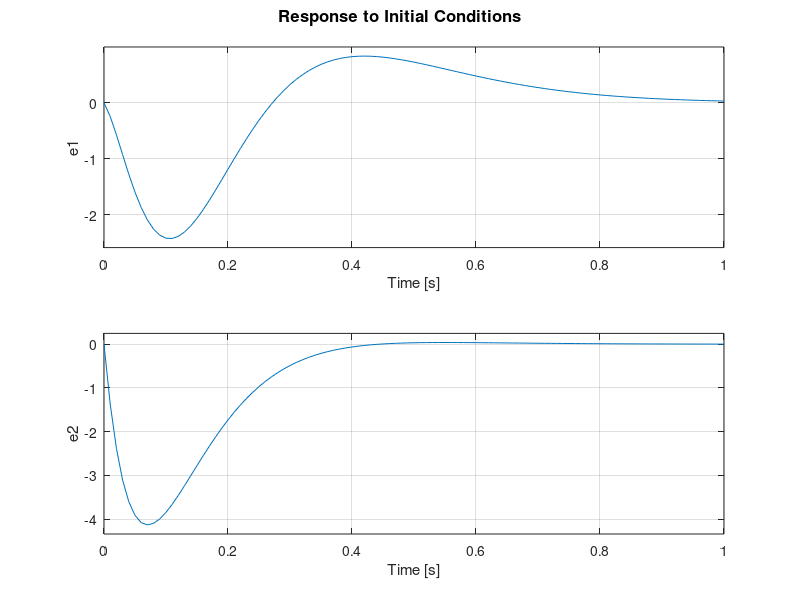
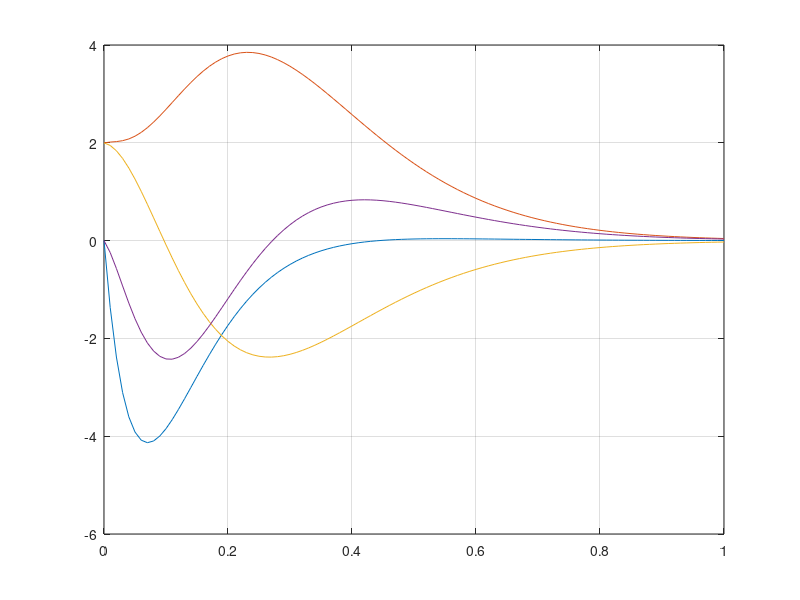

MATLAB code for these plots, in order:
% Plant
A = [ -0.01357      -32.2          -46.3            0
       0.00012        0              1.214          0
      -0.0001212      0             -1.214          1
       0.00057        0             -9.1           -0.6696  ];

B = [ -0.433;
       0.1394;
      -0.1394;
      -0.1577   ];

C = [  0              0              0              1
       1              0              0              0       ];

D = [  0
       0        ];

x0 = [ 2
       2
       2
       2        ];
 
sys = ss (A, B, C, D);
sys = set (sys, 'inputname', 'u', 'outputname', 'y', 'statename', 'x')


% Controller
lambda_sys_desired = [ -0.5   -1+1j   -1-1j   -2  ]

F = place (sys, lambda_sys_desired)

ctrl = ss (-F);
ctrl = set (ctrl, 'inputname', 'xhat', 'outputname', 'u')


% Observer
lambda_obs_desired = [ -10    -11     -12     -13 ]

K = place (sys.', lambda_obs_desired).'

obs = ss (A-K*C, [B, K]);
obs = set (obs, 'inputname', {'u', 'y1', 'y2'}, 'outputname', 'xhat', 'statename', 'xhat')


% Gain
G = ss (C);
G = set (G, 'inputname', 'xhat', 'outputname', 'yhat')


% Output Error
OE = sumblk ('e = y - yhat', 2)


% Entire System
N = connect (sys, ctrl, obs, G, OE, ':', {'e1', 'e2'})


% Initial Conditions
y0 = C * x0;
x0hat = pinv (C.' * C) * C.' * y0;


% Simulation
figure (1)
initial (N, [x0; x0hat], 1)

figure (2)
[Y, T, X] = initial (N, [x0; x0hat], 1);
ERR = X(:, 1:4) - X(:, 5:8);
plot (T, ERR)
grid on
